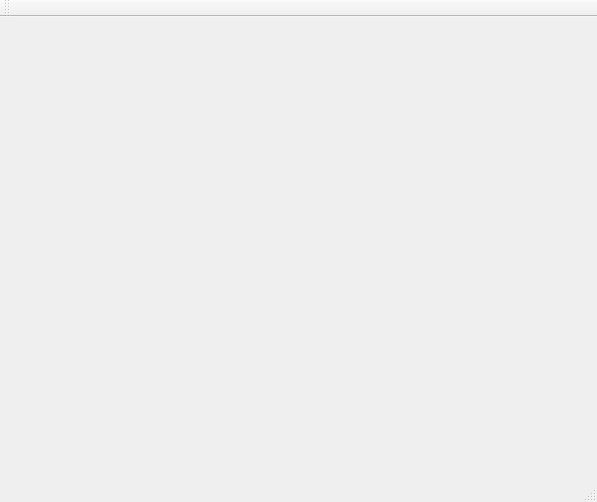
<?xml version="1.0" encoding="UTF-8"?>
<ui version="4.0">
 <class>MainWindow</class>
 <widget class="QMainWindow" name="MainWindow">
  <property name="geometry">
   <rect>
    <x>0</x>
    <y>0</y>
    <width>597</width>
    <height>502</height>
   </rect>
  </property>
  <property name="windowTitle">
   <string>MainWindow</string>
  </property>
  <widget class="QWidget" name="centralWidget"/>
  <widget class="QMenuBar" name="menuBar">
   <property name="geometry">
    <rect>
     <x>0</x>
     <y>0</y>
     <width>597</width>
     <height>23</height>
    </rect>
   </property>
  </widget>
  <widget class="QToolBar" name="mainToolBar">
   <attribute name="toolBarArea">
    <enum>TopToolBarArea</enum>
   </attribute>
   <attribute name="toolBarBreak">
    <bool>false</bool>
   </attribute>
  </widget>
  <widget class="QStatusBar" name="statusBar"/>
  <action name="action_set">
   <property name="text">
    <string>参数设置</string>
   </property>
  </action>
 </widget>
 <layoutdefault spacing="6" margin="11"/>
 <resources/>
 <connections/>
</ui>
